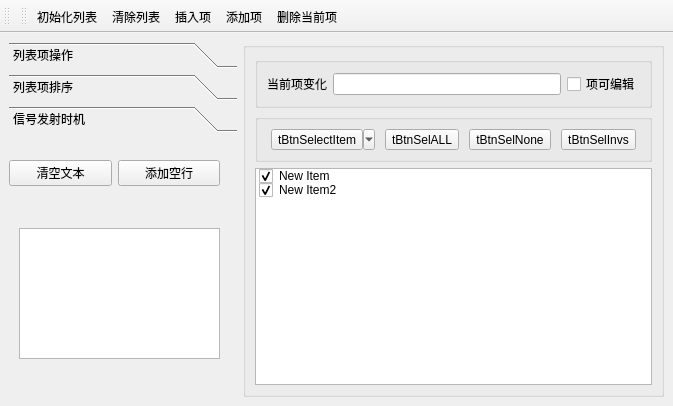
<?xml version="1.0" encoding="UTF-8"?>
<ui version="4.0">
 <class>MainWindow</class>
 <widget class="QMainWindow" name="MainWindow">
  <property name="geometry">
   <rect>
    <x>0</x>
    <y>0</y>
    <width>673</width>
    <height>406</height>
   </rect>
  </property>
  <property name="windowTitle">
   <string>MainWindow</string>
  </property>
  <widget class="QWidget" name="centralwidget">
   <layout class="QHBoxLayout" name="horizontalLayout_4">
    <item>
     <widget class="QToolBox" name="toolBox">
      <property name="maximumSize">
       <size>
        <width>228</width>
        <height>16777215</height>
       </size>
      </property>
      <property name="currentIndex">
       <number>2</number>
      </property>
      <widget class="QWidget" name="page_3">
       <property name="geometry">
        <rect>
         <x>0</x>
         <y>0</y>
         <width>228</width>
         <height>267</height>
        </rect>
       </property>
       <attribute name="icon">
        <iconset resource="res.qrc">
         <normaloff>:/images/icons/410.bmp</normaloff>:/images/icons/410.bmp</iconset>
       </attribute>
       <attribute name="label">
        <string>列表项操作</string>
       </attribute>
       <layout class="QGridLayout" name="gridLayout">
        <item row="0" column="0">
         <widget class="QToolButton" name="tBtnListIni">
          <property name="text">
           <string>tBtnListIni</string>
          </property>
          <property name="toolButtonStyle">
           <enum>Qt::ToolButtonTextBesideIcon</enum>
          </property>
         </widget>
        </item>
        <item row="1" column="0">
         <widget class="QToolButton" name="tBtnListClear">
          <property name="text">
           <string>tBtnListClear</string>
          </property>
          <property name="toolButtonStyle">
           <enum>Qt::ToolButtonTextBesideIcon</enum>
          </property>
         </widget>
        </item>
        <item row="2" column="0">
         <widget class="QToolButton" name="tBtnListInsert">
          <property name="text">
           <string>tBtnListInsert</string>
          </property>
          <property name="toolButtonStyle">
           <enum>Qt::ToolButtonTextBesideIcon</enum>
          </property>
         </widget>
        </item>
        <item row="3" column="0">
         <widget class="QToolButton" name="tBtnListAppend">
          <property name="text">
           <string>tBtnListAppend</string>
          </property>
          <property name="toolButtonStyle">
           <enum>Qt::ToolButtonTextBesideIcon</enum>
          </property>
         </widget>
        </item>
        <item row="4" column="0">
         <widget class="QToolButton" name="tBtnListDelete">
          <property name="text">
           <string>tBtnListDelete</string>
          </property>
          <property name="toolButtonStyle">
           <enum>Qt::ToolButtonTextBesideIcon</enum>
          </property>
         </widget>
        </item>
       </layout>
      </widget>
      <widget class="QWidget" name="page_4">
       <property name="geometry">
        <rect>
         <x>0</x>
         <y>0</y>
         <width>228</width>
         <height>267</height>
        </rect>
       </property>
       <attribute name="icon">
        <iconset resource="res.qrc">
         <normaloff>:/images/icons/408.bmp</normaloff>:/images/icons/408.bmp</iconset>
       </attribute>
       <attribute name="label">
        <string>列表项排序</string>
       </attribute>
       <layout class="QGridLayout" name="gridLayout_3">
        <item row="0" column="0">
         <widget class="QCheckBox" name="checkBox">
          <property name="text">
           <string>允许排序</string>
          </property>
         </widget>
        </item>
        <item row="1" column="0">
         <widget class="QToolButton" name="tBtnSortAsc">
          <property name="text">
           <string>升序排序</string>
          </property>
          <property name="toolButtonStyle">
           <enum>Qt::ToolButtonTextBesideIcon</enum>
          </property>
          <property name="arrowType">
           <enum>Qt::UpArrow</enum>
          </property>
         </widget>
        </item>
        <item row="2" column="0">
         <widget class="QToolButton" name="tBtnSortDes">
          <property name="text">
           <string>降序排序</string>
          </property>
          <property name="toolButtonStyle">
           <enum>Qt::ToolButtonTextBesideIcon</enum>
          </property>
          <property name="arrowType">
           <enum>Qt::DownArrow</enum>
          </property>
         </widget>
        </item>
        <item row="3" column="0">
         <spacer name="verticalSpacer">
          <property name="orientation">
           <enum>Qt::Vertical</enum>
          </property>
          <property name="sizeHint" stdset="0">
           <size>
            <width>20</width>
            <height>184</height>
           </size>
          </property>
         </spacer>
        </item>
       </layout>
      </widget>
      <widget class="QWidget" name="page_5">
       <attribute name="icon">
        <iconset resource="res.qrc">
         <normaloff>:/images/icons/412.bmp</normaloff>:/images/icons/412.bmp</iconset>
       </attribute>
       <attribute name="label">
        <string>信号发射时机</string>
       </attribute>
       <widget class="QWidget" name="horizontalLayoutWidget">
        <property name="geometry">
         <rect>
          <x>0</x>
          <y>20</y>
          <width>211</width>
          <height>31</height>
         </rect>
        </property>
        <layout class="QHBoxLayout" name="horizontalLayout_3">
         <item>
          <widget class="QPushButton" name="tBtnClearText">
           <property name="text">
            <string>清空文本</string>
           </property>
          </widget>
         </item>
         <item>
          <widget class="QPushButton" name="tBtnAddLine">
           <property name="text">
            <string>添加空行</string>
           </property>
          </widget>
         </item>
        </layout>
       </widget>
       <widget class="QPlainTextEdit" name="plainTextEdit">
        <property name="geometry">
         <rect>
          <x>10</x>
          <y>90</y>
          <width>201</width>
          <height>131</height>
         </rect>
        </property>
       </widget>
      </widget>
     </widget>
    </item>
    <item>
     <widget class="QGroupBox" name="groupBox">
      <property name="title">
       <string/>
      </property>
      <layout class="QVBoxLayout" name="verticalLayout">
       <item>
        <widget class="QGroupBox" name="groupBox_2">
         <property name="title">
          <string/>
         </property>
         <layout class="QHBoxLayout" name="horizontalLayout">
          <item>
           <widget class="QLabel" name="label">
            <property name="text">
             <string>当前项变化</string>
            </property>
           </widget>
          </item>
          <item>
           <widget class="QLineEdit" name="editCutItemTet"/>
          </item>
          <item>
           <widget class="QCheckBox" name="chkBoxEditable">
            <property name="text">
             <string>项可编辑</string>
            </property>
           </widget>
          </item>
         </layout>
        </widget>
       </item>
       <item>
        <widget class="QGroupBox" name="groupBox_3">
         <property name="title">
          <string/>
         </property>
         <layout class="QHBoxLayout" name="horizontalLayout_2">
          <item>
           <widget class="QToolButton" name="tBtnSelectItem">
            <property name="text">
             <string>tBtnSelectItem</string>
            </property>
            <property name="popupMode">
             <enum>QToolButton::MenuButtonPopup</enum>
            </property>
           </widget>
          </item>
          <item>
           <widget class="QToolButton" name="tBtnSelALL">
            <property name="text">
             <string>tBtnSelALL</string>
            </property>
            <property name="popupMode">
             <enum>QToolButton::DelayedPopup</enum>
            </property>
           </widget>
          </item>
          <item>
           <widget class="QToolButton" name="tBtnSelNone">
            <property name="text">
             <string>tBtnSelNone</string>
            </property>
            <property name="popupMode">
             <enum>QToolButton::DelayedPopup</enum>
            </property>
           </widget>
          </item>
          <item>
           <widget class="QToolButton" name="tBtnSelInvs">
            <property name="text">
             <string>tBtnSelInvs</string>
            </property>
            <property name="popupMode">
             <enum>QToolButton::DelayedPopup</enum>
            </property>
           </widget>
          </item>
         </layout>
        </widget>
       </item>
       <item>
        <widget class="QListWidget" name="listWidget">
         <property name="contextMenuPolicy">
          <enum>Qt::CustomContextMenu</enum>
         </property>
         <item>
          <property name="text">
           <string>New Item</string>
          </property>
          <property name="checkState">
           <enum>Checked</enum>
          </property>
          <property name="icon">
           <iconset resource="res.qrc">
            <normaloff>:/images/icons/check2.ico</normaloff>:/images/icons/check2.ico</iconset>
          </property>
          <property name="flags">
           <set>ItemIsSelectable|ItemIsEditable|ItemIsDragEnabled|ItemIsUserCheckable|ItemIsEnabled</set>
          </property>
         </item>
         <item>
          <property name="text">
           <string>New Item2</string>
          </property>
          <property name="checkState">
           <enum>Checked</enum>
          </property>
          <property name="icon">
           <iconset resource="res.qrc">
            <normaloff>:/images/icons/check2.ico</normaloff>:/images/icons/check2.ico</iconset>
          </property>
          <property name="flags">
           <set>ItemIsSelectable|ItemIsEditable|ItemIsDragEnabled|ItemIsUserCheckable|ItemIsEnabled</set>
          </property>
         </item>
        </widget>
       </item>
      </layout>
     </widget>
    </item>
   </layout>
  </widget>
  <widget class="QToolBar" name="toolBar">
   <property name="windowTitle">
    <string>toolBar</string>
   </property>
   <attribute name="toolBarArea">
    <enum>TopToolBarArea</enum>
   </attribute>
   <attribute name="toolBarBreak">
    <bool>false</bool>
   </attribute>
  </widget>
  <widget class="QToolBar" name="toolBar_2">
   <property name="windowTitle">
    <string>toolBar_2</string>
   </property>
   <property name="toolButtonStyle">
    <enum>Qt::ToolButtonTextUnderIcon</enum>
   </property>
   <attribute name="toolBarArea">
    <enum>TopToolBarArea</enum>
   </attribute>
   <attribute name="toolBarBreak">
    <bool>false</bool>
   </attribute>
   <addaction name="actListlni"/>
   <addaction name="actListClear"/>
   <addaction name="actListInsert"/>
   <addaction name="actListAppend"/>
   <addaction name="actListDelete"/>
  </widget>
  <action name="actListlni">
   <property name="icon">
    <iconset resource="res.qrc">
     <normaloff>:/images/icons/128.bmp</normaloff>:/images/icons/128.bmp</iconset>
   </property>
   <property name="text">
    <string>初始化列表</string>
   </property>
   <property name="toolTip">
    <string>初始化列表</string>
   </property>
   <property name="menuRole">
    <enum>QAction::NoRole</enum>
   </property>
  </action>
  <action name="actListClear">
   <property name="icon">
    <iconset resource="res.qrc">
     <normaloff>:/images/icons/delete1.bmp</normaloff>:/images/icons/delete1.bmp</iconset>
   </property>
   <property name="text">
    <string>清除列表</string>
   </property>
   <property name="menuRole">
    <enum>QAction::NoRole</enum>
   </property>
  </action>
  <action name="actListInsert">
   <property name="icon">
    <iconset resource="res.qrc">
     <normaloff>:/images/icons/424.bmp</normaloff>:/images/icons/424.bmp</iconset>
   </property>
   <property name="text">
    <string>插入项</string>
   </property>
   <property name="toolTip">
    <string>插入项</string>
   </property>
   <property name="menuRole">
    <enum>QAction::NoRole</enum>
   </property>
  </action>
  <action name="actListAppend">
   <property name="icon">
    <iconset resource="res.qrc">
     <normaloff>:/images/icons/316.bmp</normaloff>:/images/icons/316.bmp</iconset>
   </property>
   <property name="text">
    <string>添加项</string>
   </property>
   <property name="toolTip">
    <string>添加项</string>
   </property>
   <property name="menuRole">
    <enum>QAction::NoRole</enum>
   </property>
  </action>
  <action name="actListDelete">
   <property name="icon">
    <iconset resource="res.qrc">
     <normaloff>:/images/icons/318.bmp</normaloff>:/images/icons/318.bmp</iconset>
   </property>
   <property name="text">
    <string>删除当前项</string>
   </property>
   <property name="toolTip">
    <string>添加项</string>
   </property>
   <property name="menuRole">
    <enum>QAction::NoRole</enum>
   </property>
  </action>
  <action name="actQuit">
   <property name="icon">
    <iconset resource="res.qrc">
     <normaloff>:/images/icons/exit.bmp</normaloff>:/images/icons/exit.bmp</iconset>
   </property>
   <property name="text">
    <string>退出</string>
   </property>
   <property name="toolTip">
    <string>退出</string>
   </property>
   <property name="menuRole">
    <enum>QAction::NoRole</enum>
   </property>
  </action>
  <action name="actSelAll">
   <property name="text">
    <string>全选</string>
   </property>
   <property name="toolTip">
    <string>全选</string>
   </property>
   <property name="menuRole">
    <enum>QAction::NoRole</enum>
   </property>
  </action>
  <action name="actSelNone">
   <property name="text">
    <string>空选</string>
   </property>
   <property name="toolTip">
    <string>空选</string>
   </property>
   <property name="menuRole">
    <enum>QAction::NoRole</enum>
   </property>
  </action>
  <action name="actSelInvs">
   <property name="text">
    <string>反选</string>
   </property>
   <property name="toolTip">
    <string>反选</string>
   </property>
   <property name="menuRole">
    <enum>QAction::NoRole</enum>
   </property>
  </action>
 </widget>
 <resources>
  <include location="res.qrc"/>
 </resources>
 <connections/>
</ui>
